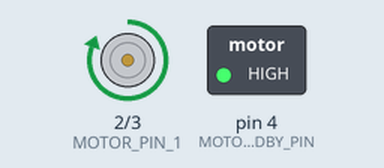
This sketch was run on a simulated Arduino Uno, built with avr-gcc and run on an emulated ATmega328P. On the bench: motor-driver pin pairs drawn as motors (green arrow = first pin HIGH = forward, orange = second pin HIGH = backward, longer = more drive, scaled by the enable pin, stopped while the standby pin is LOW), switched loads named in the sketch (green lamp = pin HIGH).

Above: at 2.5 s.
At 5.5 s:
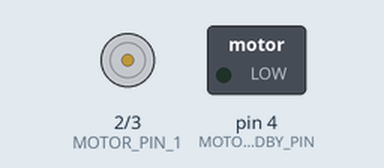
At 8.5 s:
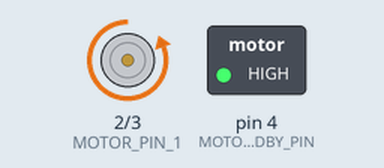
Timing chart, 0 to 15.6 s (numbered marks = the images above):
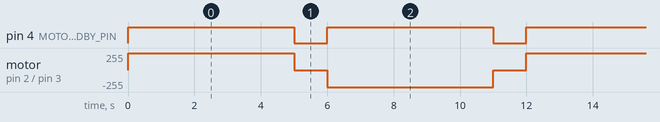

Measured:
- by itself, pin 4 (MOTOR_STANDBY_PIN): alternates HIGH for 5.0 s and LOW for 1.0 s
- by itself, motor on pin 2 (MOTOR_PIN_1) / pin 3 (MOTOR_PIN_2): repeats every 12.0 s: stopped 1.0 s, backward 255/255 5.0 s, stopped 1.0 s, forward 255/255 5.0 s

The sketch:

even_more_simple_motor_test.ino
```cpp
// this is for a motor not connected to a shift register
// i used this sketch to test a TB6612FNG board

#define MOTOR_PWM_PIN 9
#define MOTOR_STANDBY_PIN 4
#define MOTOR_PIN_1 2
#define MOTOR_PIN_2 3

void setup() {
  pinMode(MOTOR_PWM_PIN, OUTPUT);
  pinMode(MOTOR_STANDBY_PIN, OUTPUT);
  pinMode(MOTOR_PIN_1, OUTPUT);
  pinMode(MOTOR_PIN_2, OUTPUT);

  digitalWrite(MOTOR_PWM_PIN, LOW);
  digitalWrite(MOTOR_PIN_1, LOW);
  digitalWrite(MOTOR_PIN_2, LOW);
  digitalWrite(MOTOR_STANDBY_PIN, LOW);
}

void loop() {
  // forward
  digitalWrite(MOTOR_PWM_PIN, HIGH);
  digitalWrite(MOTOR_PIN_1, HIGH);
  digitalWrite(MOTOR_PIN_2, LOW);
  digitalWrite(MOTOR_STANDBY_PIN, HIGH);
  delay(5000);

  // stop
  digitalWrite(MOTOR_STANDBY_PIN, LOW);
  delay(1000);

  // reverse
  digitalWrite(MOTOR_PWM_PIN, HIGH);
  digitalWrite(MOTOR_PIN_1, LOW);
  digitalWrite(MOTOR_PIN_2, HIGH);
  digitalWrite(MOTOR_STANDBY_PIN, HIGH);
  delay(5000);

  // stop
  digitalWrite(MOTOR_STANDBY_PIN, LOW);
  delay(1000);
}
```
